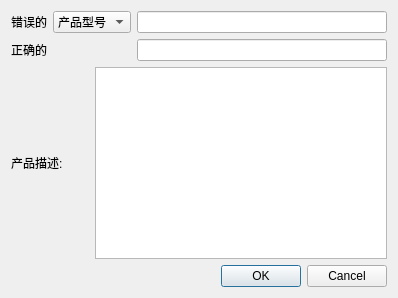
<?xml version="1.0" encoding="UTF-8"?>
<ui version="4.0">
 <class>MissModifyInfo</class>
 <widget class="QDialog" name="MissModifyInfo">
  <property name="geometry">
   <rect>
    <x>0</x>
    <y>0</y>
    <width>277</width>
    <height>206</height>
   </rect>
  </property>
  <property name="windowTitle">
   <string>产品信息修改</string>
  </property>
  <layout class="QGridLayout" name="gridLayout">
   <property name="sizeConstraint">
    <enum>QLayout::SetFixedSize</enum>
   </property>
   <item row="2" column="2" colspan="2">
    <widget class="QPlainTextEdit" name="pedtDesc">
     <property name="tabChangesFocus">
      <bool>true</bool>
     </property>
    </widget>
   </item>
   <item row="2" column="0" colspan="2">
    <widget class="QLabel" name="lblDesc">
     <property name="text">
      <string>产品描述:</string>
     </property>
    </widget>
   </item>
   <item row="0" column="3">
    <widget class="QLineEdit" name="edtError"/>
   </item>
   <item row="1" column="1" colspan="2">
    <widget class="QLabel" name="lblName">
     <property name="text">
      <string/>
     </property>
    </widget>
   </item>
   <item row="1" column="0">
    <widget class="QLabel" name="lblRight">
     <property name="text">
      <string>正确的</string>
     </property>
    </widget>
   </item>
   <item row="1" column="3">
    <widget class="QLineEdit" name="edtName"/>
   </item>
   <item row="0" column="1" colspan="2">
    <widget class="QComboBox" name="cBoxName">
     <item>
      <property name="text">
       <string>产品型号</string>
      </property>
     </item>
     <item>
      <property name="text">
       <string>序列号</string>
      </property>
     </item>
     <item>
      <property name="text">
       <string>产品描述</string>
      </property>
     </item>
     <item>
      <property name="text">
       <string>备注</string>
      </property>
     </item>
    </widget>
   </item>
   <item row="0" column="0">
    <widget class="QLabel" name="lblError">
     <property name="text">
      <string>错误的</string>
     </property>
    </widget>
   </item>
   <item row="3" column="0" colspan="4">
    <widget class="QDialogButtonBox" name="buttonBox">
     <property name="standardButtons">
      <set>QDialogButtonBox::Cancel|QDialogButtonBox::Ok</set>
     </property>
    </widget>
   </item>
  </layout>
 </widget>
 <layoutdefault spacing="6" margin="11"/>
 <resources/>
 <connections>
  <connection>
   <sender>cBoxName</sender>
   <signal>currentIndexChanged(int)</signal>
   <receiver>MissModifyInfo</receiver>
   <slot>s_changeName(int)</slot>
   <hints>
    <hint type="sourcelabel">
     <x>85</x>
     <y>25</y>
    </hint>
    <hint type="destinationlabel">
     <x>7</x>
     <y>5</y>
    </hint>
   </hints>
  </connection>
  <connection>
   <sender>buttonBox</sender>
   <signal>accepted()</signal>
   <receiver>MissModifyInfo</receiver>
   <slot>accept()</slot>
   <hints>
    <hint type="sourcelabel">
     <x>157</x>
     <y>187</y>
    </hint>
    <hint type="destinationlabel">
     <x>28</x>
     <y>169</y>
    </hint>
   </hints>
  </connection>
  <connection>
   <sender>buttonBox</sender>
   <signal>rejected()</signal>
   <receiver>MissModifyInfo</receiver>
   <slot>reject()</slot>
   <hints>
    <hint type="sourcelabel">
     <x>247</x>
     <y>185</y>
    </hint>
    <hint type="destinationlabel">
     <x>274</x>
     <y>175</y>
    </hint>
   </hints>
  </connection>
 </connections>
 <slots>
  <slot>s_changeName(int)</slot>
 </slots>
</ui>
